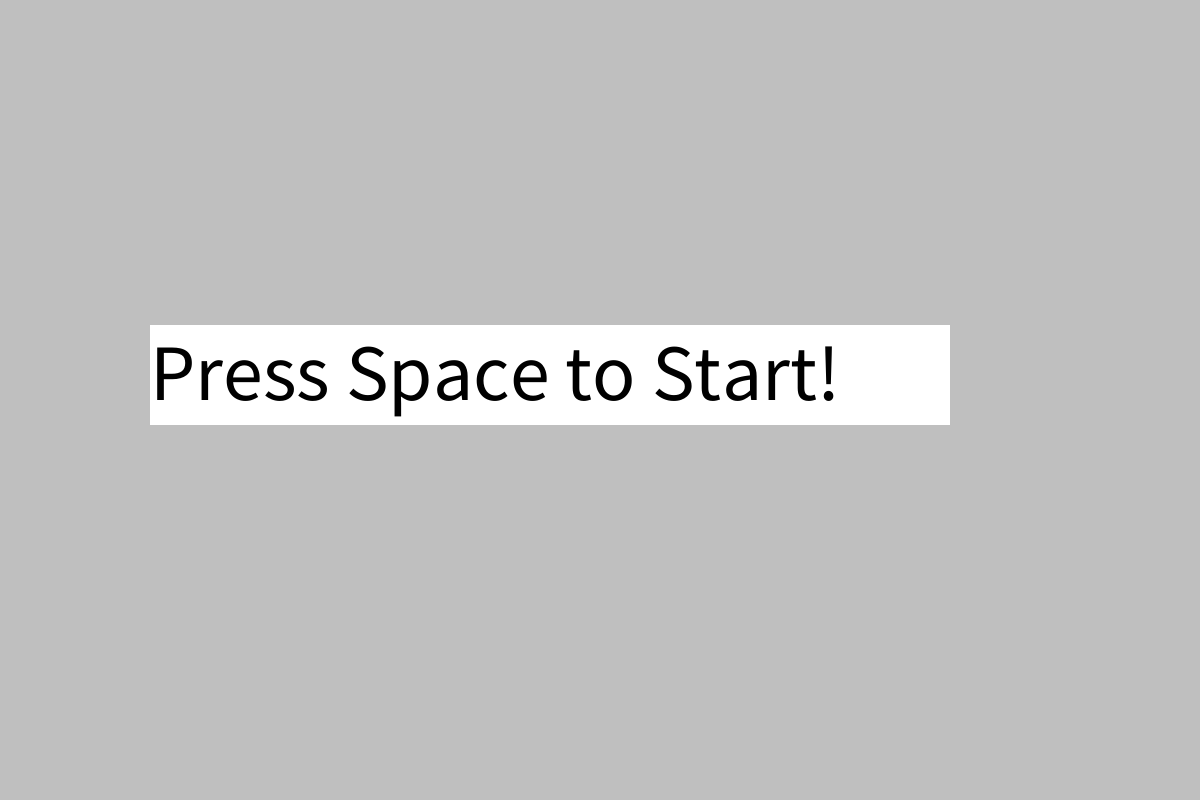
Frame 1 (no input)
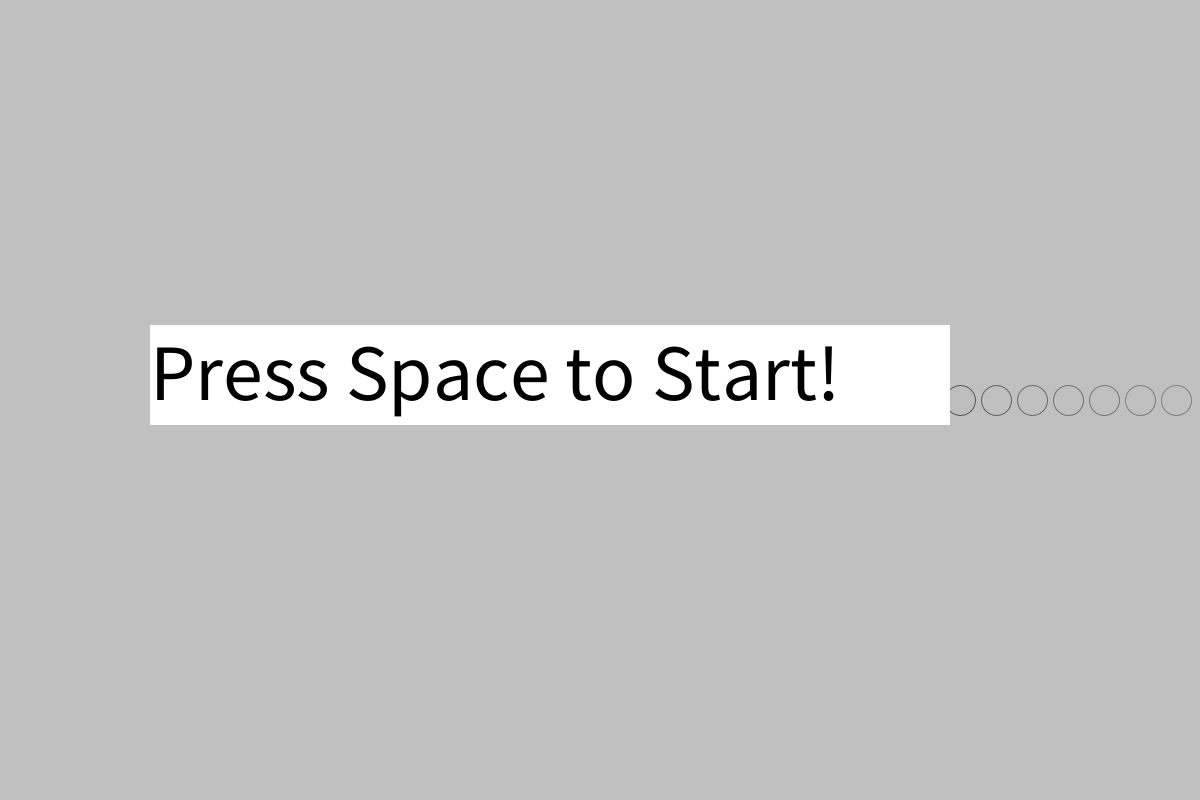
Frame 60 (the mouse pressed at the canvas centre just before this capture)
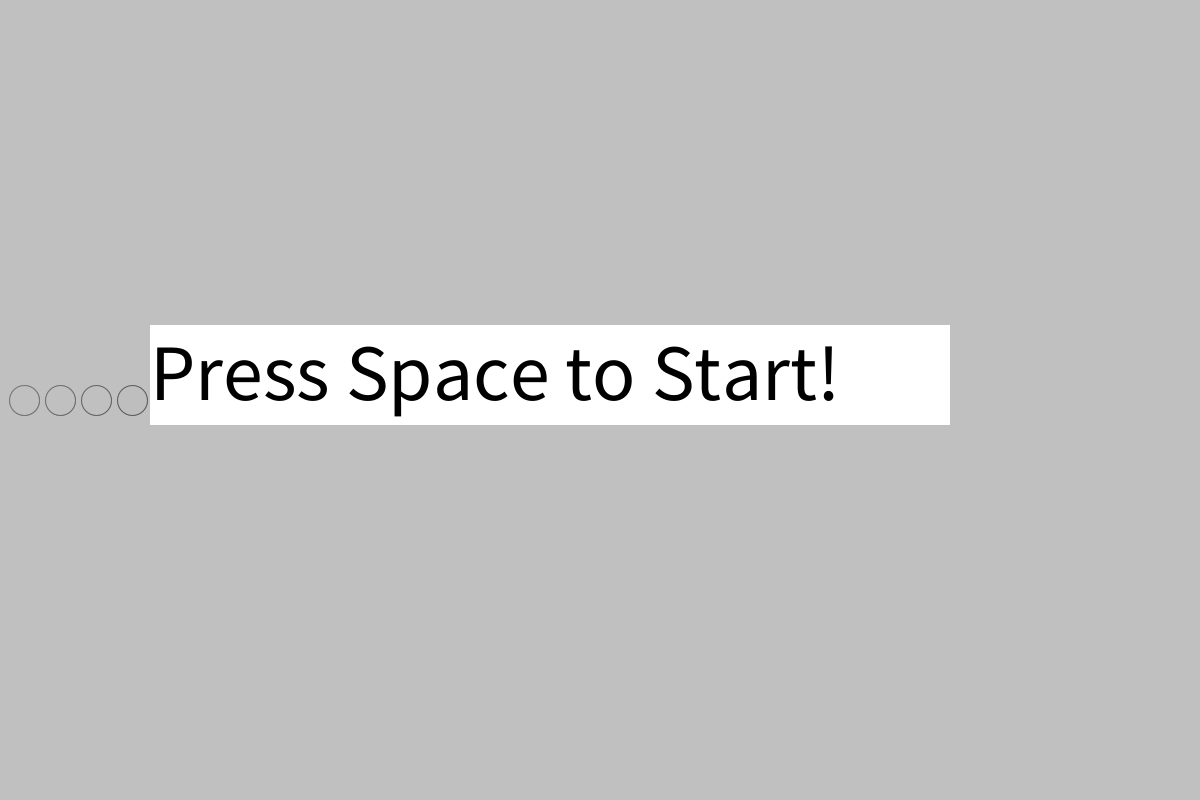
Frame 120 (the mouse held since frame 60 and released just before this capture)

The Processing sketch that drew these frames (run headless with seeded random() and noise(); from frame 60 on, the mouse is pressed at the canvas centre):

// Processing sketch: bonce
// ── bonce.pde
PVector ballLocation;
PVector ballVelocity;
int ballDiameter = 30;
int ballRadius;

PVector AIPaddleLocation;
PVector AIPaddleVelocity;
PVector playerPaddleLocation;
PVector playerPaddleVelocity;

int paddleWidth = 20;
int paddleHeight = 150;
int playerScore = 0;
int AIScore = 0;
float paddleSpeed = 14.4;

boolean upIsPressed = false;
boolean downIsPressed = false;

boolean gameIsWon = false;
boolean gameIsLost = false;

boolean inStart = true;


void setup() {
  size(1200,800);
  background(190);
  ballLocation = new PVector(width/2,height/2);
  ballVelocity = new PVector(18,randomBallVelocity());
  
  AIPaddleLocation = new PVector(width - 50, (height / 2.5));
  AIPaddleVelocity = new PVector(0,paddleSpeed);
  playerPaddleLocation = new PVector(25, (height / 2.5));
  playerPaddleVelocity = new PVector(0,paddleSpeed);
}

void draw() {
  if (inStart) {
    drawStart();
  } else {
  if (gameIsPlaying()) {
    playGame();
  } else if (gameIsWon) {
     showWin();
    } else if (gameIsLost) {
      showLose();
    }
  }
}

void playGame() {
  ballBlur();
  drawBall();
  AIPaddle();
  playerPaddle(); 
  
  if (ballLocation.x > AIPaddleLocation.x + paddleWidth) { gameIsWon = true; playerScore++; }
  if (ballLocation.x < playerPaddleLocation.x - paddleWidth) { gameIsLost = true; AIScore++; }
}
void playerPaddle() {
  fill(255);
  stroke(0);
  if (playerPaddleLocation.y >= 0) { // check barrier
    if (upIsPressed) { playerPaddleLocation.sub(playerPaddleVelocity); } // move up
  }
  if (playerPaddleLocation.y <= (height - paddleHeight)) { // check barrier
    if (downIsPressed) { playerPaddleLocation.add(playerPaddleVelocity); } // move down
  }
  rect(playerPaddleLocation.x, playerPaddleLocation.y, paddleWidth,paddleHeight); // draw paddle
}

void AIPaddle() {
  fill(255);
  stroke(0);
  AIPaddleVelocity = new PVector(0,abs(ballVelocity.y * 1)); // set paddle velocity
  rect(AIPaddleLocation.x, AIPaddleLocation.y, paddleWidth,paddleHeight); // draw paddle
  
  // follow ball
  if ((ballLocation.y >= AIPaddleLocation.y + (paddleHeight/2)) && (AIPaddleLocation.y <= (height - paddleHeight))) {
  AIPaddleLocation.add(AIPaddleVelocity); // move down
  } else if ((ballLocation.y <= AIPaddleLocation.y) && (AIPaddleLocation.y >= 0)) {
    AIPaddleLocation.sub(AIPaddleVelocity); // move up
  }
}

void keyPressed() {
  //move paddle
  if (key == 'w') { upIsPressed = true; }
  if (key == 's') { downIsPressed = true; }
  
  // start or restart
  if (!gameIsPlaying()) {
   if (keyCode == 32) {
     inStart = false;
     gameIsWon = false;
     gameIsLost = false;
     setup();
     }
   }
      
}

void keyReleased() {
  //stop paddle
  if (key == 'w') { upIsPressed = false; }
  if (key == 's') { downIsPressed = false; }
}

void drawBall() {
  ballRadius = ballDiameter / 2;
  ballLocation.add(ballVelocity);
  bounce();
  stroke(0);
  fill(175);
  ellipse(ballLocation.x,ballLocation.y,ballDiameter,ballDiameter);
}

void bounce() {
  if (gameIsPlaying()) {
    // bounce off player
    if ((ballLocation.x - ballRadius <= playerPaddleLocation.x + paddleWidth) && (ballLocation.y + ballRadius >= playerPaddleLocation.y) && (ballLocation.y <= playerPaddleLocation.y + paddleHeight)) {  
      ballVelocity.x = ballVelocity.x * -1;
      ballVelocity.y = randomBallVelocity();
    }
    // bounce off AI
    if ((ballLocation.x + ballRadius >= AIPaddleLocation.x) && (ballLocation.y + ballRadius >= AIPaddleLocation.y) && (ballLocation.y <= AIPaddleLocation.y + paddleHeight)) {
      ballVelocity.x = ballVelocity.x * -1;
      ballVelocity.y = randomBallVelocity();
    }
  }
  // bounce off floor/roof
  if ((ballLocation.y > (height - ballRadius)) || (ballLocation.y < ballRadius)) {
    ballVelocity.y = ballVelocity.y * -1;
  }
  if (inStart) {
  // bounce off walls
  if ((ballLocation.x - ballRadius <= 0) || (ballLocation.x + ballRadius >= width)) {
    ballVelocity.x = ballVelocity.x * -1;
    }
  }
  
  
}

void showWin() {
  background(200);
  textSize(50);
  fill(0);
  text("You won!",width/8, height/8);
  text("Press Space to Continue.",width/8,height/4);
  text("Player's Score: " + playerScore,width/8,height/2);
  text("AI's Score: " + AIScore,width/1.5,height/2);
}

void showLose() {
  background(200);
  textSize(50);
  fill(0);
  text("You lost!",width/8, height/8);
  text("Press space to try again.",width/8,height/4);
  text("Player's Score: " + playerScore,width/8,height/2);
  text("AI's Score: " + AIScore,width/1.5,height/2);
}

void drawStart() {
  drawBall();
  ballBlur();
  textSize(80);
  fill(255);
  rect(width/8,325,800,100);
  fill(0);
  text("Press Space to Start!",width/8,height/2);
  
}

boolean gameIsPlaying() {
  if (!gameIsWon && !gameIsLost && !inStart) {
    return true;
  } else {
    return false;
  }
}

void ballBlur() {
  noStroke();
  if (!inStart) {
    fill(200,100);
    rect(playerPaddleLocation.x + paddleWidth,0,width - 80,height);
    fill(200);
    rect(0,0,playerPaddleLocation.x + paddleWidth + 2,height);
    rect(AIPaddleLocation.x - 1,0,width - 80,height);
  } else {
    fill(200,10);
    rect(0,0,width,height);
  }
}

float randomBallVelocity() {
  float difficulty = 50; // sets relative difficulty by ball speed. 1 is normal
  float velocity = random(-39,39) + 1;
  while (velocity == 0) {
    velocity = random(-39,39) + 1;
  }
  return velocity * difficulty;
  }
